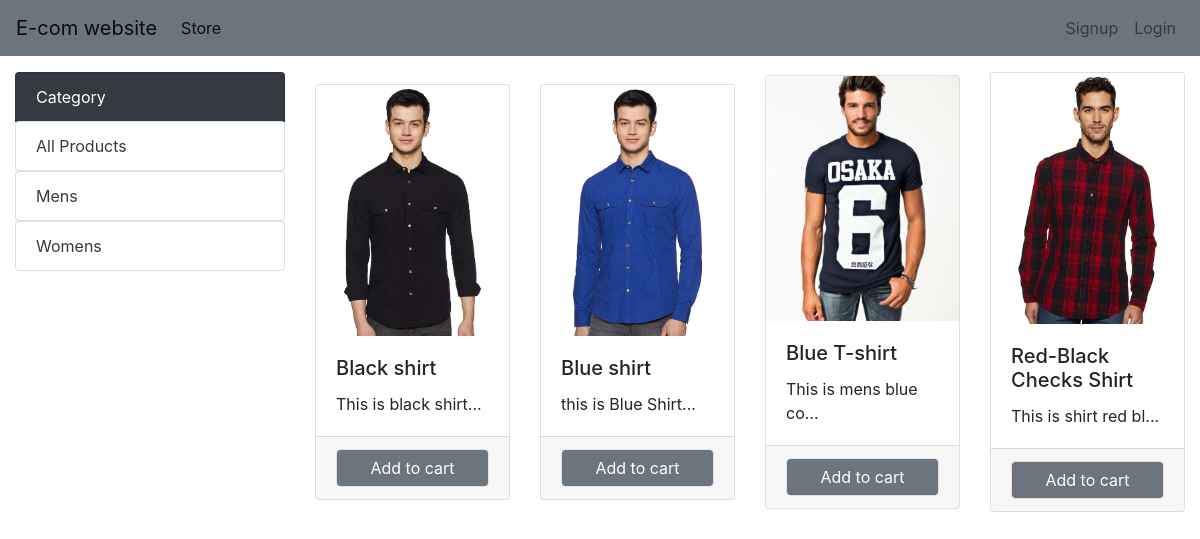
Page /category/1/ on the committed database.
### shop/models.py (models this page shows, shortened)
class Category(models.Model):
    name = models.CharField(max_length=50)

class Product(models.Model):
    name = models.CharField(max_length=50)
    price = models.IntegerField(default=0)
    category = models.ForeignKey(Category,on_delete=models.CASCADE,default=1)
    description = models.CharField(max_length=500,default="",null=True,blank=True)
    image = models.ImageField(upload_to="upload/products/")

### shop/views.py (the view)
# urls.py: path('category/<int:category_id>/', category, name="category"),
def category(request,category_id):
    category_products = Product.objects.filter(category = category_id)
    category_name = Category.objects.all()
    return render(request,"index.html",{"category_products":category_products,'Allcategory_name':category_name})

### templates/index.html (shortened to what this page needs)
{% extends 'basic.html' %}
{% block body %}
{% load cartfilter %}
  <div class="container-fluid">
    <div class="row">
      <div class = "col-lg-3 mx-auto my-3">
        <div class="row">
          <div class = "col-12">
            <ul class="list-group list-group-flussh">
              <li class="list-group-item bg-dark text-white">Category</li>
              <a href="{% url 'index' %}"><li class="list-group-item text-dark">All Products</li></a>
                {% for category_name in Allcategory_name %}
              <a href="{% url 'category' category_id=category_name.id %}"><li class="list-group-item text-dark">{{category_name.name}}</li></a>
                {% endfor %}
            </ul>
          </div>
        </div>
      </div>
      {% if category_products %}
      <div class = "col-lg-9 mx-auto">
        <div class = "row">
          {% for category_product in category_products %}
          <div class = "col-3  my-auto">
            <div class="card my-3" style="width: auto;">
              <img class="card-img-top" src="{{category_product.image.url}}" alt="Card image cap">
              <div class="card-body">
                <h5 class="card-title">{{category_product.name}}</h5>
                <p class="card-text">{{category_product.description|slice:"0:20"}}...</p>
              </div>
              <div class="card-footer">
                {% if category_product.id|is_in_cart:request.session.cart %}
                <div class="row no-gutters">
                  {% comment %} MINUS {% endcomment %}
                  <form action="/" class="col-2" method="POST">{% csrf_token %}
                    <input  class="text" value = "{{category_product.id}}" hidden name="product_ID">
                    <input hidden type="text" name='remove' value='True'>
                    <input value="-" type="submit" name="minus" class="btn btn-secondary">
                  </form>
                  <div class="col-8 text-center"> {{category_product|quantity_cart:request.session.cart}} </div>
                  {% comment %} PLUS {% endcomment %}
                  <form action="/" class="col-2" method="POST">{% csrf_token %}
                    <input  class="text" value = "{{category_product.id}}" hidden name="product_ID">
                    <input value="+" type="submit" name="plus" class="btn btn-secondary">
                  </form>
                </div>
                {% else %}
                <form action="/" method="POST"> {% csrf_token %}
                  <button type="submit" name="" value="" id="" class="btn btn-secondary border form-control">Add to cart</button>
                </form>
                {% endif %}
              </div>
            </div>
          </div>
          {% endfor %}
        </div>
      </div>
      {% endif %}
    </div>
  </div>
{% endblock body %}

### rows in the picture
Category: name "Mens"
Category: name "Womens"
Product: image (picture), name "Black shirt", description "This is black shirt"
Product: image (picture), name "Blue shirt", description "this is Blue Shirt"
Product: image (picture), name "Blue T-shirt", description "This is mens blue co"
Product: image (picture), name "Red-Black Checks Shirt", description "This is shirt red bl"
